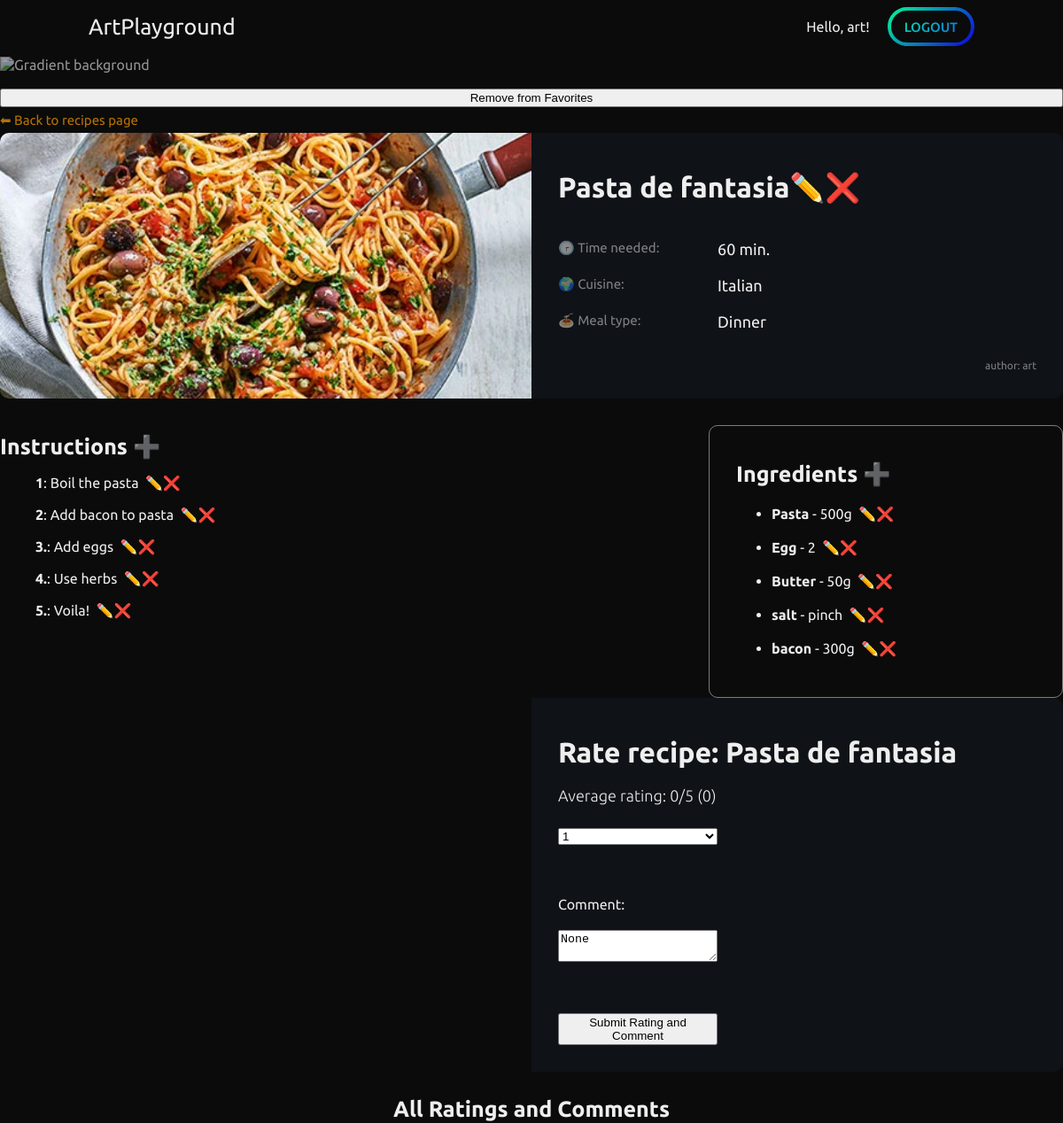
Page /recipes/recipe-detail/21/ (signed in) on the earlier database version.
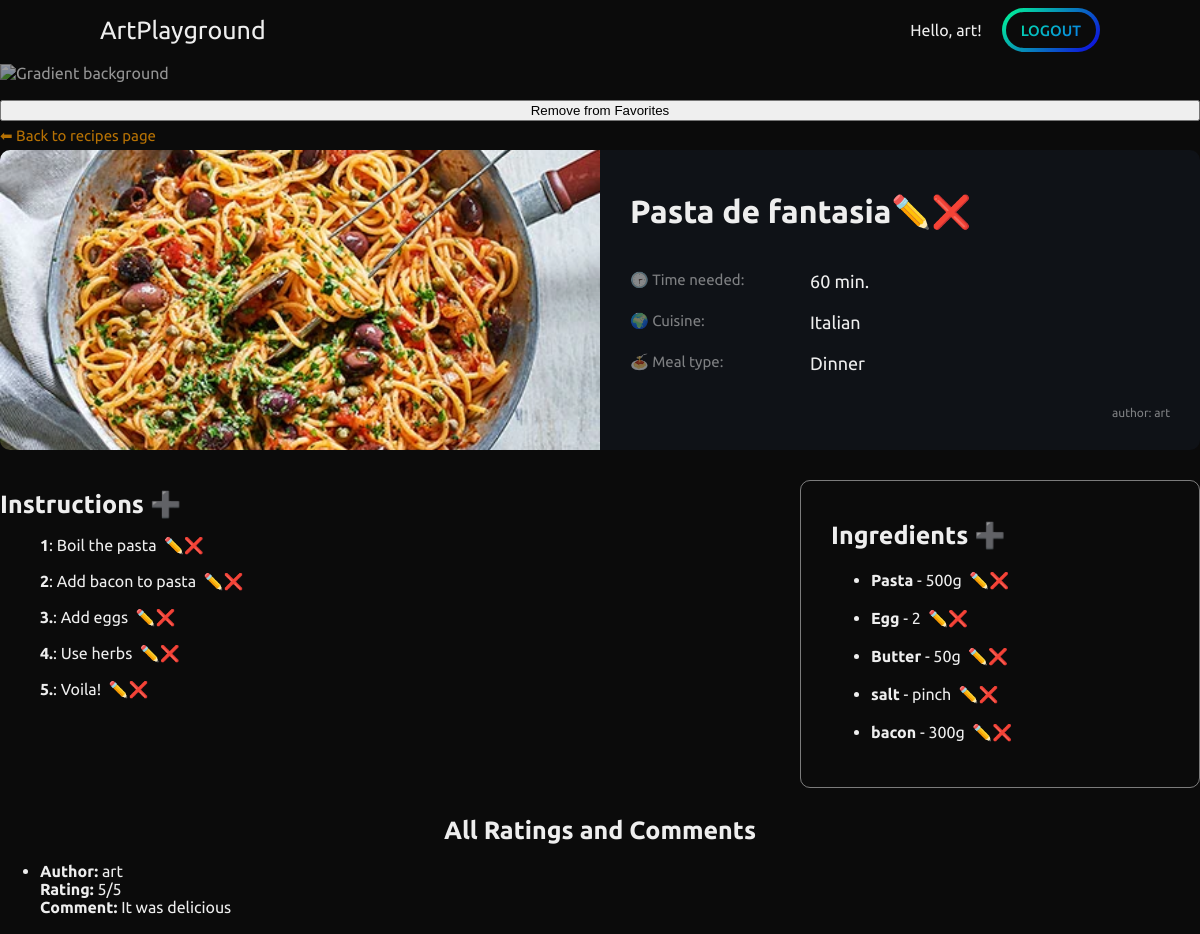
Same page on the later database version.
### recipes/models.py (models this page shows, shortened)
class Instruction(models.Model):
    recipe = models.ForeignKey(Recipe, on_delete=models.CASCADE)
    step = models.CharField(max_length=50)
    description = models.CharField(max_length=1500)

class Ingredient(models.Model):
    recipe = models.ForeignKey(Recipe, on_delete=models.CASCADE)
    name = models.CharField(max_length=250)
    amount = models.CharField(max_length=50)

class Recipe(models.Model):
    recipe_author = models.ForeignKey(User, on_delete=models.CASCADE, default=None)
    recipe_name = models.CharField(max_length=250)
    time = models.IntegerField()  # hours - 1,5 should give user 1h30min
    cuisine = models.CharField(choices=CUISINE_COUNTRIES, max_length=50)
    meal_type = models.CharField(choices=MEALS, max_length=50)
    recipe_image = models.ImageField(upload_to="recipes/")
    average_rating = models.DecimalField(default=0, max_digits=3, decimal_places=2)
    total_ratings = models.PositiveIntegerField(default=0)

class RecipeRating(models.Model):
    recipe = models.ForeignKey(Recipe, on_delete=models.CASCADE)
    user = models.ForeignKey(User, on_delete=models.CASCADE)
    rating = models.PositiveIntegerField(validators=[MinValueValidator(1), MaxValueValidator(5)])
    comment = models.TextField(blank=True, null=True)
    class Meta:
        unique_together = ['recipe', 'user']

### recipes/views.py (the view, shortened to what this page needs)
# urls.py: path('recipe-detail/<int:pk>/', RecipeDetailView.as_view(), name="recipe_detail"),
class RecipeDetailView(View):
    template_name = 'recipes/recipe_detail.html'
    def get(self, request, *args, **kwargs):
        recipe = get_object_or_404(Recipe, pk=kwargs['pk'])
        is_favorite = Favorite_recipe.objects.filter(user=request.user, recipe=recipe).exists()
        user_rating = None
        user_comment = None
        if request.user.is_authenticated:
            user_rating_obj = RecipeRating.objects.filter(recipe=recipe, user=request.user).first()
            if user_rating_obj:
                user_rating = user_rating_obj.rating
                user_comment = user_rating_obj.comment
        all_ratings_and_comments = RecipeRating.objects.filter(recipe=recipe)
        average_rating = all_ratings_and_comments.aggregate(Avg('rating'))['rating__avg'] or 0
        user_has_rated = user_rating is not None
        context = {
            'recipe': recipe,
            'is_favorite': is_favorite,
            'user_rating': user_rating,
            'user_comment': user_comment,
            'average_rating': round(average_rating, 2),
            'total_ratings': all_ratings_and_comments.count(),
            'all_ratings_and_comments': all_ratings_and_comments,
            'user_has_rated': user_has_rated,
        }
        return render(request, self.template_name, context)

### recipes/templates/recipes/recipe_detail.html (shortened to what this page needs)
{% extends 'base_layout.html' %} {% block title %} Recipe nr {{recipe.pk}} detail view {%endblock%}
{% block content %}
{% if is_favorite == False %}
<form method="post" action="{% url 'recipe_detail' recipe.pk %}">
  {% csrf_token %}
  <input type="hidden" name="recipe" value="{{recipe}}">
  <button type="submit"  name="add_favorite">Add to Favorites</button>
</form>
{% else %}
<form method="post" action="{% url 'recipe_detail' recipe.pk %}">
  <button type="submit"  name="remove_favorite">Remove from Favorites</button>
</form>
{% endif %}
<section class="center-page recipe-detail">
  <a href="{% url 'recipes' %}" class="link link-orange">⬅ Back to recipes page</a>
  <div class="recipe-detail__img" style="background-image: url('/recipes{{ recipe.recipe_image.url}}');"></div>
  <div class="recipe-detail__data">
    <h2><strong>{{ recipe.recipe_name }}</strong><a href="{% url 'recipe_update' recipe.pk %}" style="text-decoration: none">✏️</a><a href="{% url 'recipe_delete' recipe.pk %}" style="text-decoration: none">❌</a></h2>
    <div class="recipe-detail__data__group">
      <span class="label label--time">Time needed: </span>
      <span class="value">{{ recipe.time }} min.</span>
      <span class="label label--cuisine">Cuisine: </span>
      <span class="value">{{ recipe.cuisine }}</span>
      <span class="label label--meal-type">Meal type: </span>
      <span class="value">{{ recipe.meal_type }}</span>
    </div>
    <p><small>author: {{ recipe.recipe_author.username }}</small></p>
  </div>
  <div class="recipe-content__instructions">
      <h3>Instructions <a href="{% url 'add_instructions' recipe.pk %}" style="text-decoration: none">➕</a></h3>
      <ul>
        {% for instruction in recipe.instruction_set.all %}
        <li><b>{{ instruction.step }}</b>: {{ instruction.description }} &nbsp;<a href="{% url 'instruction_update' instruction.pk %}" style="text-decoration: none">✏️</a><a href="{% url 'instruction_delete' instruction.pk %}" style="text-decoration: none">❌</a></li><br/>
        {% endfor %}
      </ul>
  </div>
  <div class="recipe-content__ingredients">
      <h3>Ingredients <a href="{% url 'add_ingredients' recipe.pk  %}" style="text-decoration: none">➕</a></h3>
      <ul>
        {% for ingredient in recipe.ingredient_set.all %}
        <li><b>{{ ingredient.name }}</b> - {{ ingredient.amount }} &nbsp;<a href="{% url 'ingredient_update' ingredient.pk %}" style="text-decoration: none">✏️</a><a href="{% url 'ingredient_delete' ingredient.pk %}" style="text-decoration: none">❌</a></li>
        {% endfor %}
      </ul>
  </div>
  {% if not user_has_rated %}
  <div class="recipe-detail__data">
    <h2><strong>Rate recipe: {{ recipe.recipe_name }}</strong></h2>
    <div class="recipe-detail__data__group">
  <form method="post" action="{% url 'recipe_detail' recipe.pk %}">
    <h4><label for="rating">Average rating:</label> {{ average_rating }}/5 ({{ total_ratings }})</h4>
    <select name="rating">
        <option value="1" {% if user_rating == 1 %}selected{% endif %}>1</option>
    </select>
    <br>
    <label for="comment">Comment:</label>
    <textarea name="comment">{{ user_comment }}</textarea>
    <br>
    <button type="submit">Submit Rating and Comment</button>
  </form>
  </div>
  {% endif %}
</section>
<br/>
<h3>All Ratings and Comments</h3>
<ul>
    {% for rating_comment in all_ratings_and_comments %}
        <li>
            <strong>Author:</strong> {{ rating_comment.user.username }} <br/>
            <strong>Rating:</strong> {{ rating_comment.rating }}/5<br/>
            <strong>Comment:</strong> {{ rating_comment.comment }}<br/>
            <br/>
        </li>
    {% endfor %}
</ul>
{% endblock %}

Differences in the rows shown:
changed Recipe "Pasta de fantasia": recipe_name "Pasta de fantasia" → (not shown)
added RecipeRating: user.username "art", rating "5", comment "It was delicious"
Other differences:
{{ average_rating }}: "0" → (not shown)
{{ total_ratings }}: "0" → (not shown)
form field rating: "1" → (not shown)
form field comment: "None" → (not shown)
text no longer shown: "Rate recipe: Average rating: /5 ( ) Comment: Submit Rating and Comment"
